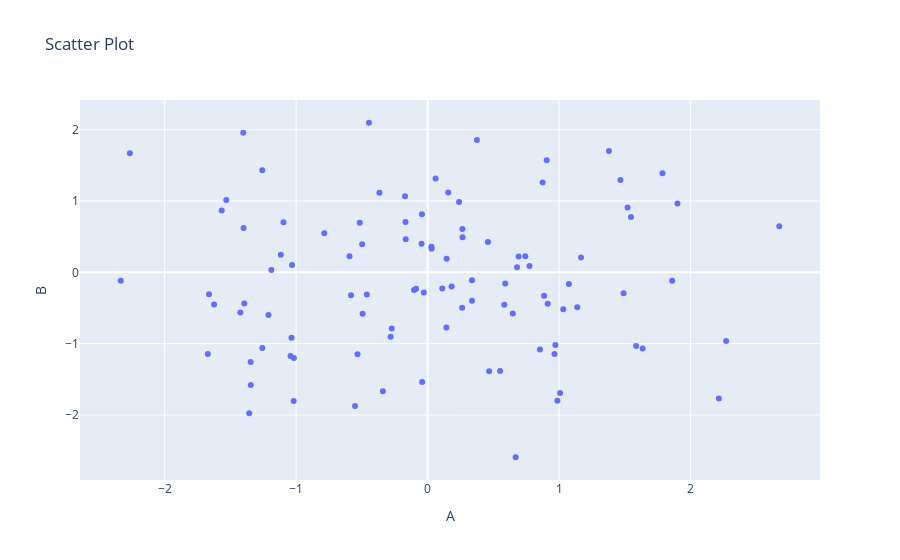

The code cell stored with this chart in its notebook:
### Code cell
fig = px.scatter(df, x='A', y='B', title="Scatter Plot", size_max=10)
fig.show()
